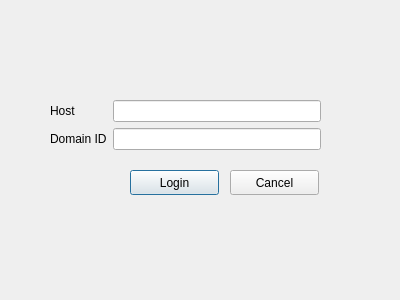
<?xml version="1.0" encoding="UTF-8"?>
<ui version="4.0">
 <class>Dialog</class>
 <widget class="QDialog" name="Dialog">
  <property name="geometry">
   <rect>
    <x>0</x>
    <y>0</y>
    <width>400</width>
    <height>300</height>
   </rect>
  </property>
  <property name="windowTitle">
   <string>Dialog</string>
  </property>
  <widget class="QPushButton" name="loginBtn">
   <property name="geometry">
    <rect>
     <x>130</x>
     <y>170</y>
     <width>89</width>
     <height>25</height>
    </rect>
   </property>
   <property name="text">
    <string>Login</string>
   </property>
  </widget>
  <widget class="QPushButton" name="cancelBtn">
   <property name="geometry">
    <rect>
     <x>230</x>
     <y>170</y>
     <width>89</width>
     <height>25</height>
    </rect>
   </property>
   <property name="text">
    <string>Cancel</string>
   </property>
  </widget>
  <widget class="QWidget" name="">
   <property name="geometry">
    <rect>
     <x>50</x>
     <y>100</y>
     <width>271</width>
     <height>58</height>
    </rect>
   </property>
   <layout class="QFormLayout" name="formLayout">
    <item row="0" column="0">
     <widget class="QLabel" name="hostLabel">
      <property name="text">
       <string>Host</string>
      </property>
     </widget>
    </item>
    <item row="0" column="1">
     <widget class="QLineEdit" name="hostLine">
      <property name="text">
       <string/>
      </property>
      <property name="readOnly">
       <bool>true</bool>
      </property>
     </widget>
    </item>
    <item row="1" column="0">
     <widget class="QLabel" name="domainIDLabel">
      <property name="text">
       <string>Domain ID</string>
      </property>
     </widget>
    </item>
    <item row="1" column="1">
     <widget class="QLineEdit" name="domainIDLine"/>
    </item>
   </layout>
  </widget>
 </widget>
 <resources/>
 <connections/>
</ui>
